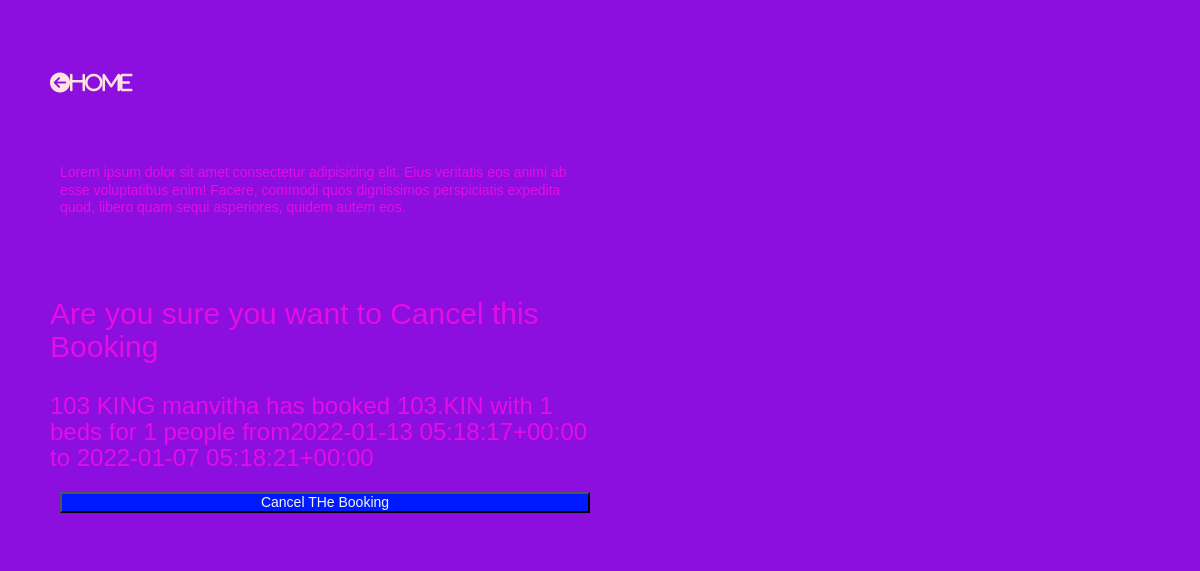
Screenshot of /booking/cancel/4 with the database file from the repository.
### hotelapp/models.py (models this page shows, shortened)
class Booking(models.Model):
    user=models.ForeignKey(settings.AUTH_USER_MODEL, on_delete=models.CASCADE)
    room=models.ForeignKey(Room, on_delete=models.CASCADE)
    check_in=models.DateTimeField()
    check_out=models.DateTimeField()
    def __str__(self):
        return f'{self.user} has booked {self.room} from{self.check_in} to {self.check_out}'
    def get_room_category(self):
        room_categories = dict(self.room.room_categories)
        room_category = room_categories.get(self.room.category)
        return room_category

class Room(models.Model):
    room_categories= [
        ('YAC','AC'),
        ('NAC','NON-AC'),
        ('DEL','DELUXE'),
        ('KIN','KING'),
        ('QUE','QUEEN')
    ]
    number=models.IntegerField()
    category=models.CharField(max_length=30, choices=room_categories)
    beds=models.IntegerField()
    capacity=models.IntegerField()
    def __str__(self):
        return f'{self.number}.{self.category} with {self.beds} beds for  {self.capacity} people'

### hotelapp/views.py (the view)
# urls.py: path('booking/cancel/<pk>',  cancelBookingview.as_view(), name='cancelBookingview'),
class cancelBookingview(DeleteView):
    model = Booking
    template_name = "booking_cancel_view.html"
    success_url = reverse_lazy('hotelapp:BookingListView')

### templates/booking_cancel_view.html (shortened to what this page needs)
<!DOCTYPE html>
{% extends 'hotelapp/base.html' %}
{% block body_block %}
{% load static %}
<head>
<link rel="stylesheet" href="{% static "css/room_detail.css" %}">
</head>
<body>
    <div class="content">
        <div class="room"><br><br><br>
            <div class="home">
                 <a href="/booking_list"><i class="fa fa-arrow-circle-left">Home</i></a>
            </div>
            <div class="room-info">
                <p>Lorem ipsum dolor sit amet consectetur adipisicing elit. Eius veritatis eos animi ab esse voluptatibus enim! Facere, commodi quos dignissimos perspiciatis expedita quod, libero quam sequi asperiores, quidem autem eos.</p>
            </div>
            <form id="booking-form" action="" method="POST">
                <h2>Are you sure you want to Cancel this Booking</h2>
                <h3>{{booking.room.number}} {{booking.get_room_category}} {{booking}}</h3>
               <div class="input-div">
                   <button type="submit">Cancel THe Booking</button>
                </div>
            </form>
        </div>
    </div>
</body>
{% endblock %}

### static/css/room_detail.css (style rules this page uses)
* { padding: 0; margin : 0; box-sizing: border-box; }
body { background-color:rgb(140, 15, 223); color:rgb(228, 13, 228); font-family: 'Gill Sans', 'Gill Sans MT', Calibri, 'Trebuchet MS', sans-serif; line-height: 1.25; height: 100vh; }
.content { display: flex; flex-direction: row; flex-wrap: wrap; width: 100%; justify-content: left; }
.room { flex: 0.5; margin: 2rem; display: flex; text-align: left; align-items: start; flex-direction: column; }
.home { flex: 0.2; }
.room-info { flex: 0.4; margin: 5rem 1rem; }
form { display: flex; flex: 0.4 1 auto; flex-direction:column; }
i { color: mistyrose; font-size: 2rem; }
.input-div { flex: 1 auto; margin: 1rem; display: flex; flex-direction: column; justify-content: space-between; }
button { background-color: rgb(0, 26, 255); color: whitesmoke; outline: none; }

### rows the page displays
Booking: room.number "103", get_room_category "KING", user+room+check_in "manvitha has booked 103.KIN with 1 beds for 1 people from2022-01-13 05:18:17+00:00 to 2022-01-07 05:18:21+00:00"
